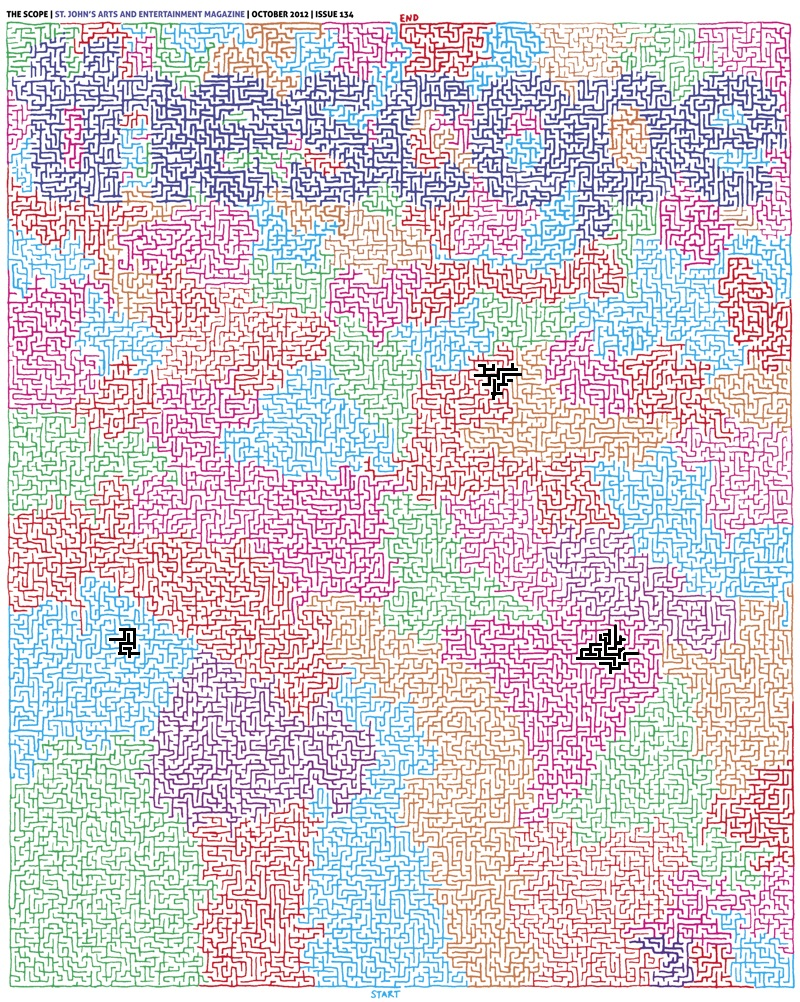
#> input picture darkmaze.jpg, 800 x 1002 px
$ python Dijkstra.py
#> lines starting #> are read from the running program, lines starting #| are printed output that depends on the picture
from PIL import Image
from IPython import display as disp
from io import BytesIO
import heapq

def show(im):
  b = BytesIO()
  im.save(b, format='png')
  disp.display(disp.Image(data=b.getvalue(), format='png', embed=True))

darkmaze = Image.open('darkmaze.jpg')
#> darkmaze is the input picture: PIL image 800x1002 RGB; mean R, G, B 214.6, 206, 213
#show(darkmaze)
im = darkmaze.convert('L').point(lambda x: 0 if x < 200 else 1, '1')
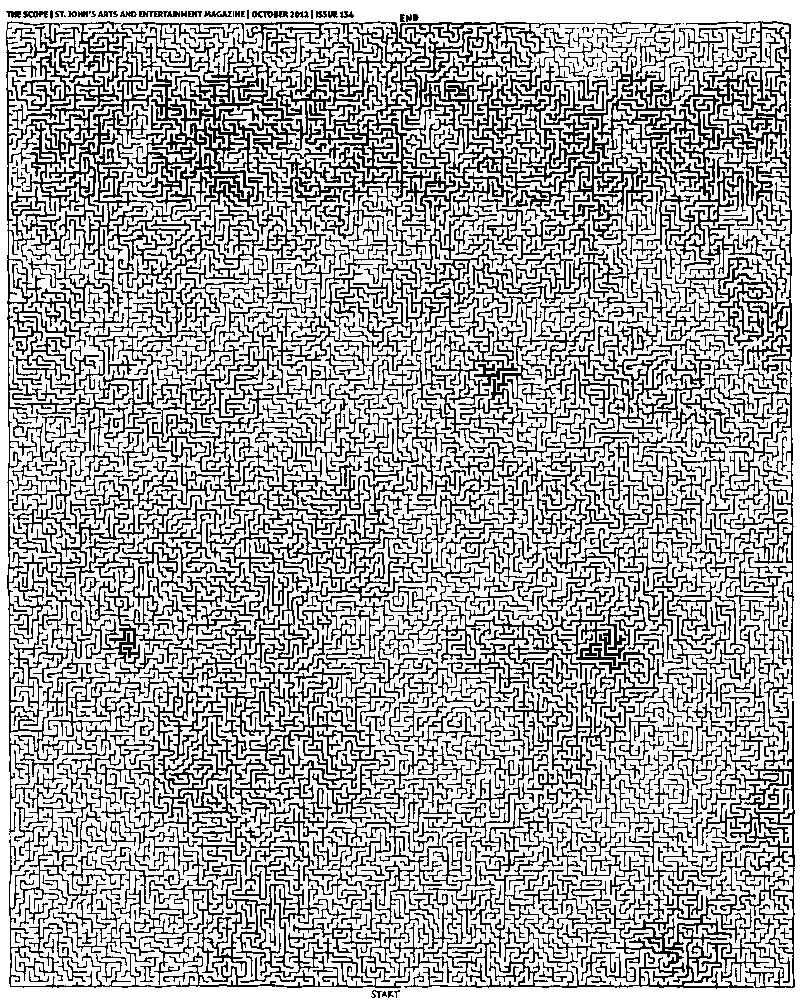
#> im: PIL image 800x1002 1; 67% white; black in thin lines or dots

begin = (402, 984)
end = (398, 24)

top, right, bottom, left = 22, 793, 986, 7

def dark(p):
  def inner():
    for ox in range(-3, 4):
      for oy in range(-3, 4):
        x, y = p
#> (the run stopped early here; a loop or call above may not have finished)
